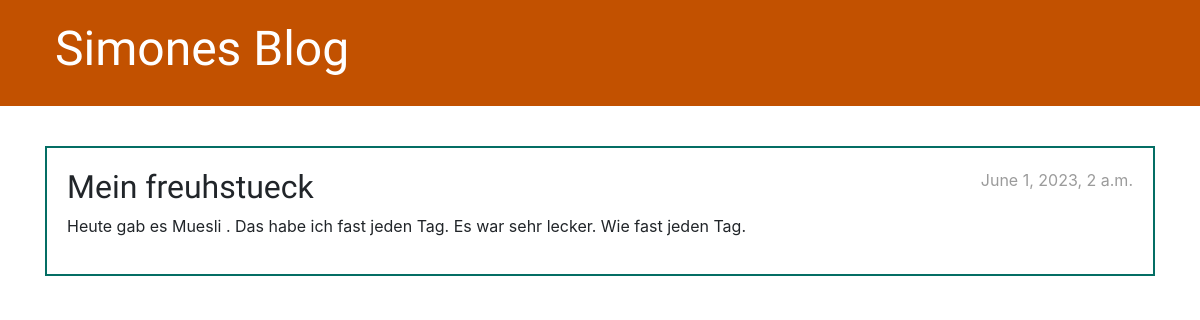
/post/5/, run on an earlier commit of the app's database.
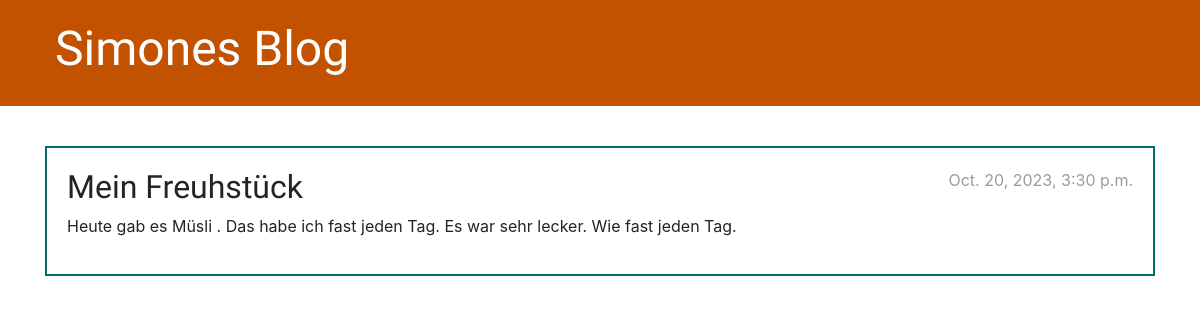
And on a later commit of the database.
### blog/models.py (models this page shows, shortened)
class Post(models.Model):
	author = models.ForeignKey(settings.AUTH_USER_MODEL, on_delete= models.CASCADE)
	title= models.CharField(max_length=200)
	text= models.TextField()
	created_date= models.DateTimeField(default=timezone.now)
	published_date= models.DateTimeField(blank=True, null=True)
	app_label = "mypost"

### blog/views.py (the view)
# urls.py: path('post/<int:pk>/', views.post_detail, name='post_detail'),
def post_detail(request, pk):
    post = get_object_or_404(Post, pk=pk)
    return render(request, 'blog/post_detail.html', {'post': post})

### blog/templates/blog/post_detail.html (shortened to what this page needs)
{% extends 'blog/base.html' %}
{% block content %}
    <article class="post">
        <aside class="actions">
        {% if post.published_date %}
            <time class="date">
                {{ post.published_date }}
            </time>
        {% else %}
          <a class="btn btn-default" href="{% url 'post_publish' pk=post.pk %}">
              Publish
          </a>
        {% endif %}
        </aside>
        <h2>{{ post.title }}</h2>
        <p>{{ post.text|linebreaksbr }}</p>
    </article>
{% endblock %}

What changed in the data, as far as the page shows it:
changed Post: published_date "June 1, 2023, 2 a.m." → "Oct. 20, 2023, 3:30 p.m."; title "Mein freuhstueck" → "Mein Freuhstück"; text "Heute gab es Muesli . Das habe ich fast jeden Tag. Es war sehr lecker. Wie fast jeden Tag." → "Heute gab es Müsli . Das habe ich fast jeden Tag. Es war sehr lecker. Wie fast jeden Tag."
